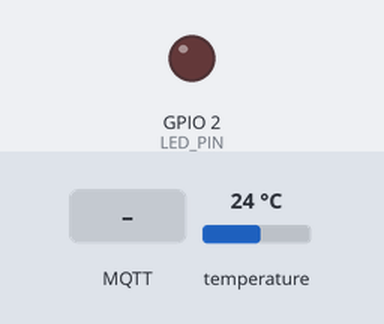
Recording of a program running on a simulated ESP32. Parts: output pins drawn as LEDs (lit = HIGH). Inputs (shaded band) come from the test bench; at power-on: temperature 24 °C. WiFi joins after 1.5 s; servers stay silent unless stated; uploads are accepted with an empty reply; no MQTT or app messages arrive unless stated; what the program prints to the serial monitor is not drawn.

Above: at 2.7 s.
2.8 s: MQTT message "1" arrives on the first subscribed topic
At 11.4 s:
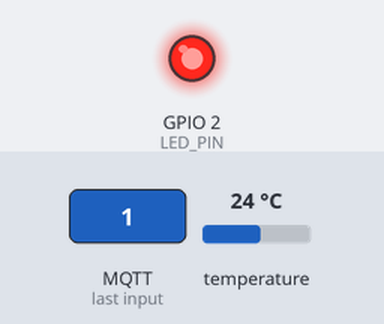
11.7 s: MQTT message "on" arrives on the first subscribed topic
13.2 s: MQTT message "off" arrives on the first subscribed topic
Timing chart, 0 to 16.2 s (numbered marks = the images above; inputs shaded):
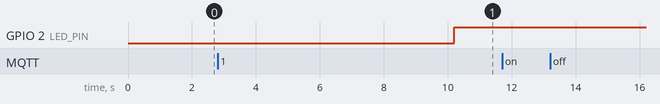

The program:

main.cpp
```cpp
// ECSE3038 - Tutorial 9 starter. Your job: TODOs 1-4.
// Every 10 seconds: read the DHT22 and POST {"mac", "temp"} to your API (as in Tutorial 8).
// New: the limit is no longer fetched with GET every 10 s. The board subscribes to
// ecse3038/<name>/limit on the class broker, and the limit is pushed to it the moment
// it changes. The broker keeps the last limit (retained), so a board that restarts
// gets it straight away.
//   ecse3038/<name>/limit      desired: the limit someone wants (retained)
//   ecse3038/<name>/led/state  reported: what the LED really is, on or off (retained)
//   ecse3038/<name>/status     online, or offline from the last will (retained)
#include <Arduino.h>
#include <WiFi.h>
#include <HTTPClient.h>
#include <DHTesp.h>
#include <PubSubClient.h>

#if __has_include("secrets.h")
#include "secrets.h"
#else
#define WIFI_SSID "Wokwi-GUEST"
#define WIFI_PASSWORD ""
#define WIFI_CHANNEL 6
#endif

// Your server from Tutorial 6. http, not https, and no / at the end.
const char *API_URL = "http://daley-tea.chilecentral.cloudapp.azure.com";

// Your name on the class broker: lowercase letters and digits only, no spaces.
// The same name you used on Monday, so your tile on the class board is yours.
const char *MQTT_NAME = "elmo";

// The class broker on Phillip's VM.
const char *BROKER_HOST = "135.232.203.144";
const uint16_t BROKER_PORT = 1883;

const unsigned long WIFI_TIMEOUT_MS = 15000;
const unsigned long RETRY_EVERY_MS = 5000;    // wait between reconnect attempts
const int DHT_PIN = 15;                       // the sensor's data wire
const unsigned long SEND_EVERY_MS = 10000;    // one reading every 10 s
const int LED_PIN = 2;                        // the LED, through a 220 ohm resistor

DHTesp dht;
WiFiClient net;                               // the TCP connection to the broker
PubSubClient mqtt(net);                       // MQTT on top of it

String statusTopic;                           // ecse3038/<name>/status
String limitTopic;                            // ecse3038/<name>/limit
String ledStateTopic;                         // ecse3038/<name>/led/state
String limitStateTopic;                       // ecse3038/<name>/limit/state

unsigned long lastSend = 0;
unsigned long lastAttempt = 0;
float tempLimit = NAN;                        // no limit until the broker gives one
float lastTemp = NAN;                         // no reading yet
String reportedLed = "";                      // what we last told the broker: "on", "off" or nothing yet

bool connectWiFi() {
  Serial.print("Connecting to ");
  Serial.print(WIFI_SSID);

  WiFi.mode(WIFI_STA);
  WiFi.begin(WIFI_SSID, WIFI_PASSWORD, WIFI_CHANNEL);

  unsigned long start = millis();
  while (WiFi.status() != WL_CONNECTED) {
    if (millis() - start > WIFI_TIMEOUT_MS) {
      Serial.println();
      Serial.println("No Wi-Fi after 15 s. Trying again in 5 s.");
      return false;
    }
    delay(250);
    Serial.print(".");
  }

  Serial.println(" connected");
  Serial.print("MAC address: ");
  Serial.println(WiFi.macAddress());
  return true;
}

// As in Tutorial 8: send one reading. The server adds the time.
void sendReading(float temp) {
  char body[80];
  snprintf(body, sizeof(body), "{\"mac\": \"%s\", \"temp\": %.1f}",
           WiFi.macAddress().c_str(), temp);

  HTTPClient http;
  http.begin(String(API_URL) + "/readings");
  http.addHeader("Content-Type", "application/json");
  int status = http.POST(body);

  Serial.print("POST ");
  Serial.print(body);
  Serial.print(" -> ");
  Serial.println(status);
  if (status == 404) {
    Serial.println("Unknown MAC: register this board with POST /devices first.");
  } else if (status < 0) {
    Serial.println(http.errorToString(status));
  }
  http.end();
}

// Turns a message such as "30" or "27.5" into a number.
// Returns false for anything that is not a number ("abc", "30C", or empty),
// so a bad message never becomes a limit of 0.
bool parseLimit(const String &message, float &limit) {
  if (message.length() == 0) {
    return false;
  }
  char *end;
  float value = strtof(message.c_str(), &end);
  if (*end != '\0') {
    return false;                             // something after the number
  }
  limit = value;
  return true;
}

// LED on when the temperature is above the limit. Then tell the broker what the
// LED really is, but only when that has changed.
void updateLed() {
  bool tooHot = false;
  if (!isnan(tempLimit) && !isnan(lastTemp) && lastTemp > tempLimit) {
    tooHot = true;
  }

  String led = "off";
  if (tooHot) {
    led = "on";
  }
  if (tooHot) {
    digitalWrite(LED_PIN, HIGH);
  } else {
    digitalWrite(LED_PIN, LOW);
  }

  Serial.print("Limit: ");
  Serial.print(tempLimit);
  Serial.print("  Temperature: ");
  Serial.print(lastTemp);
  Serial.print("  -> LED ");
  Serial.println(led);

  // TODO 4: if led is different from reportedLed, and mqtt.connected():
  //         publish led on ledStateTopic, retained (true),
  //         then set reportedLed = led so the same state is not sent again.
  if (led != reportedLed && mqtt.connected()){
    mqtt.publish(ledStateTopic.c_str(),led.c_str(),true);
    reportedLed = led;
  }
}

// PubSubClient calls this from mqtt.loop() for every message on a topic we subscribed to.
void onMessage(char *topic, byte *payload, unsigned int length) {
  String message;
  for (unsigned int i = 0; i < length; i++) {
    message += (char)payload[i];
  }
  message.trim();

  Serial.print("Got ");
  Serial.print(topic);
  Serial.print(" = ");
  Serial.println(message);

  String t = topic;

  // TODO 3: if t is limitTopic:
  //         float newLimit;
  //         if parseLimit(message, newLimit) is true, set tempLimit = newLimit
  //         and call updateLed(), so the LED reacts now, not at the next reading.
  //         Otherwise print "Not a number: limit unchanged."
  if (t == limitTopic){
    float newLimit;
    parseLimit(message,newLimit);
    if (parseLimit(message, newLimit) == true){
      tempLimit = newLimit;
      updateLed();
      mqtt.publish(limitStateTopic.c_str(), String(tempLimit, 1).c_str(), true);
    } else{
      Serial.println("Not a number: limit unchanged.");
    }
  }
}

bool connectMqtt() {
  // Every client on the broker needs a different ID. Wokwi gives every student's
  // board the same chip ID, so your name is what keeps yours different.
  String clientId = "esp32-" + String(MQTT_NAME) + "-" + String((uint32_t)ESP.getEfuseMac(), HEX);
  Serial.print("Connecting to broker ");
  Serial.print(BROKER_HOST);
  Serial.print(" as ");
  Serial.println(clientId);

  // TODO 1: connect with a last will. The five arguments are:
  //         client ID, will topic (statusTopic), will QoS (1),
  //         will retained (true), will message ("offline").
  //         Remember .c_str() on the Strings.
  bool ok = mqtt.connect(clientId.c_str(), statusTopic.c_str(), 1, true, "offline");  // replace false with your mqtt.connect(...) call
  if (!ok) {
    Serial.print("Broker said no, state ");
    Serial.println(mqtt.state());             // -2 = no TCP connection at all
    return false;
  }
  Serial.println("Connected to broker");

  // TODO 1 (continued): publish "online" on statusTopic, retained (true).
  mqtt.publish(statusTopic.c_str(), "online", true);
  // TODO 2: subscribe to limitTopic. The broker sends the retained limit straight away.
  mqtt.subscribe(limitTopic.c_str());

  reportedLed = "";                           // a new connection: report the LED again
  return true;
}

void setup() {
  Serial.begin(115200);
  Serial.println("Hello from the ESP32");
  dht.setup(DHT_PIN, DHTesp::DHT22);
  pinMode(LED_PIN, OUTPUT);

  String base = "ecse3038/" + String(MQTT_NAME);
  statusTopic = base + "/status";
  limitTopic = base + "/limit";
  ledStateTopic = base + "/led/state";
  limitStateTopic = base + "/limit/state";

  mqtt.setServer(BROKER_HOST, BROKER_PORT);
  mqtt.setCallback(onMessage);
  mqtt.setKeepAlive(15);                      // broker gives up on us after ~1.5 x 15 s of silence

  connectWiFi();
}

void loop() {
  // Wi-Fi first: without it, neither the broker nor your API can be reached.
  if (WiFi.status() != WL_CONNECTED) {
    if (millis() - lastAttempt >= RETRY_EVERY_MS) {
      lastAttempt = millis();
      connectWiFi();
    }
    return;
  }

  // The broker: reconnect if needed, at most one try every 5 s.
  if (mqtt.connected()) {
    mqtt.loop();                              // keepalive pings, and messages to onMessage()
  } else if (millis() - lastAttempt >= RETRY_EVERY_MS) {
    lastAttempt = millis();
    connectMqtt();
  }

  // Readings, as in Tutorial 8. No GET /settings any more.
  if (millis() - lastSend < SEND_EVERY_MS) {
    return;
  }
  lastSend = millis();

  float temp = dht.getTemperature();
  if (isnan(temp)) {
    Serial.println("No reading from the sensor. Check the three wires.");
    return;
  }
  lastTemp = temp;
  sendReading(temp);
  updateLed();
}
```

Measured:
- after the input at 2.8 s, GPIO 2 (LED_PIN): LOW → HIGH after 7.4 s
- after the input at 11.7 s, every drawn part: stays the same
- after the input at 13.2 s, every drawn part: stays the same
